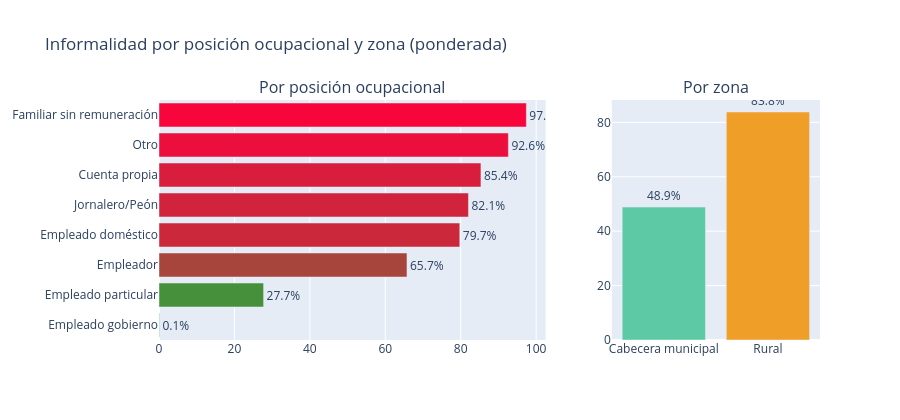

Here is the notebook cell this chart was saved with:
### Markdown cell above
---
### Informalidad por posición ocupacional y zona

### Code cell
LABELS_POS = {
    1:'Empleado particular', 2:'Empleado gobierno', 3:'Empleado doméstico',
    4:'Cuenta propia', 5:'Empleador', 6:'Familiar sin remuneración',
    7:'Jornalero/Peón', 8:'Otro'
}

tasa_pos = (
    df[df['P6430'].notna()]
    .groupby('P6430', observed=True)
    .apply(tasa_pond, include_groups=False)
    .reset_index().rename(columns={0:'tasa'})
    .sort_values('tasa')
)
tasa_pos['etiqueta'] = tasa_pos['P6430'].map(LABELS_POS)

t_zona = (
    df[df['CLASE'].notna()]
    .groupby('CLASE', observed=True)
    .apply(tasa_pond, include_groups=False)
    .reset_index().rename(columns={0:'tasa'})
)
t_zona['etiqueta'] = t_zona['CLASE'].map({1:'Cabecera municipal', 2:'Rural'})

fig = make_subplots(rows=1, cols=2, column_widths=[0.65, 0.35],
                    subplot_titles=['Por posición ocupacional', 'Por zona'])

colors_pos = [f'rgb({int(255*(v/100))},{int(200*(1-v/100))},60)' for v in tasa_pos['tasa']]
fig.add_trace(go.Bar(
    x=tasa_pos['tasa'], y=tasa_pos['etiqueta'],
    orientation='h', marker_color=colors_pos,
    text=tasa_pos['tasa'].round(1).astype(str)+'%', textposition='outside'
), row=1, col=1)

fig.add_trace(go.Bar(
    x=t_zona['etiqueta'], y=t_zona['tasa'],
    marker_color=['#5DCAA5','#EF9F27'],
    text=t_zona['tasa'].round(1).astype(str)+'%', textposition='outside'
), row=1, col=2)

fig.update_layout(title='Informalidad por posición ocupacional y zona (ponderada)',
                  showlegend=False, height=420)
fig.show()
fig.write_html(OUT_DIR / 'viz_03_posicion_zona.html')

### Figure 1 — Plotly figure (JSON) as saved in the notebook; plotly's stock layout.template omitted (floating-point values rounded to 4 significant figures)
{"data": [{"marker": {"color": ["rgb(0,199,60)", "rgb(70,144,60)", "rgb(167,68,60)", "rgb(203,40,60)", "rgb(209,35,60)", "rgb(217,29,60)", "rgb(236,14,60)", "rgb(248,5,60)"]}, "orientation": "h", "text": ["0.1%", "27.7%", "65.7%", "79.7%", "82.1%", "85.4%", "92.6%", "97.4%"], "textposition": "outside", "type": "bar", "x": [0.1155, 27.73, 65.75, 79.75, 82.05, 85.36, 92.64, 97.4], "xaxis": "x", "y": ["Empleado gobierno", "Empleado particular", "Empleador", "Empleado doméstico", "Jornalero/Peón", "Cuenta propia", "Otro", "Familiar sin remuneración"], "yaxis": "y"}, {"marker": {"color": ["#5DCAA5", "#EF9F27"]}, "text": ["48.9%", "83.8%"], "textposition": "outside", "type": "bar", "x": ["Cabecera municipal", "Rural"], "xaxis": "x2", "y": [48.86, 83.81], "yaxis": "y2"}], "layout": {"annotations": [{"font": {"size": 16}, "showarrow": false, "text": "Por posición ocupacional", "x": 0.2925, "xanchor": "center", "xref": "paper", "y": 1.0, "yanchor": "bottom", "yref": "paper"}, {"font": {"size": 16}, "showarrow": false, "text": "Por zona", "x": 0.8425, "xanchor": "center", "xref": "paper", "y": 1.0, "yanchor": "bottom", "yref": "paper"}], "height": 420, "showlegend": false, "title": {"text": "Informalidad por posición ocupacional y zona (ponderada)"}, "xaxis": {"anchor": "y", "domain": [0.0, 0.585]}, "xaxis2": {"anchor": "y2", "domain": [0.685, 1.0]}, "yaxis": {"anchor": "x", "domain": [0.0, 1.0]}, "yaxis2": {"anchor": "x2", "domain": [0.0, 1.0]}}}
